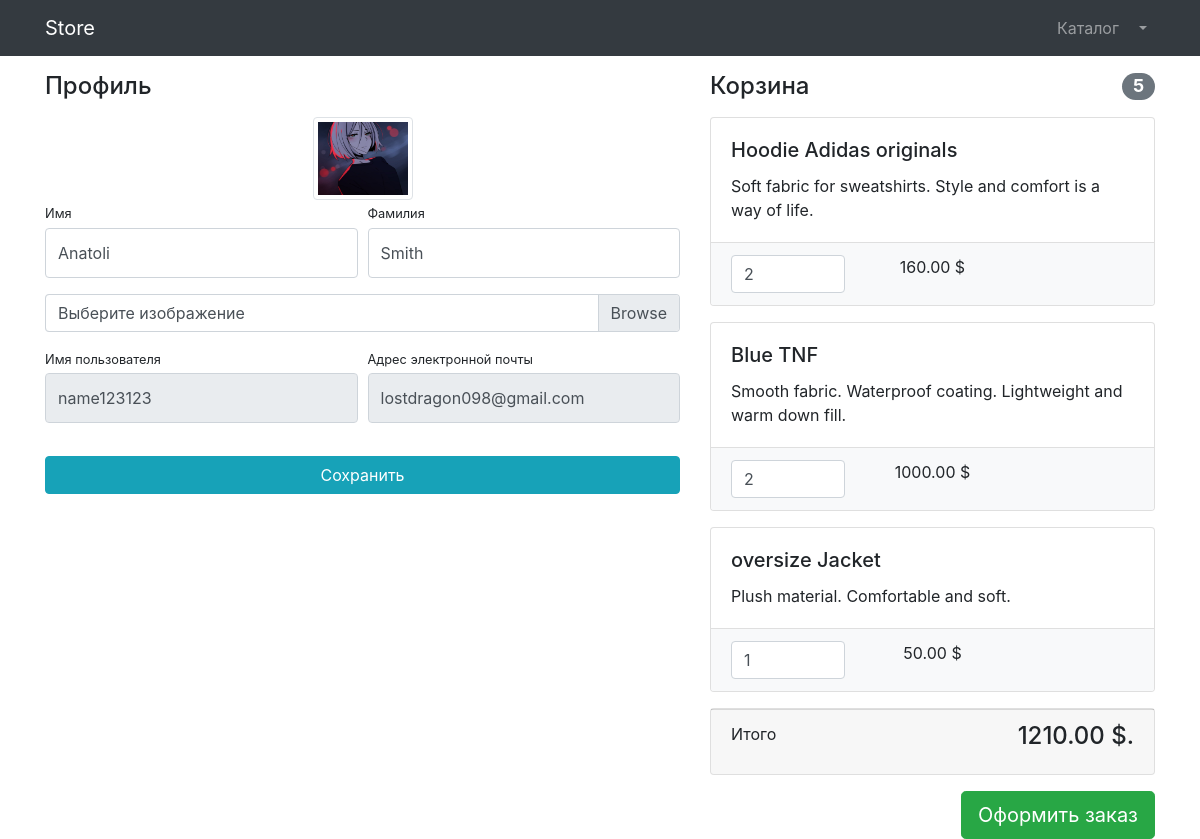
The app's page /users/profile/2/ (signed in), older data.
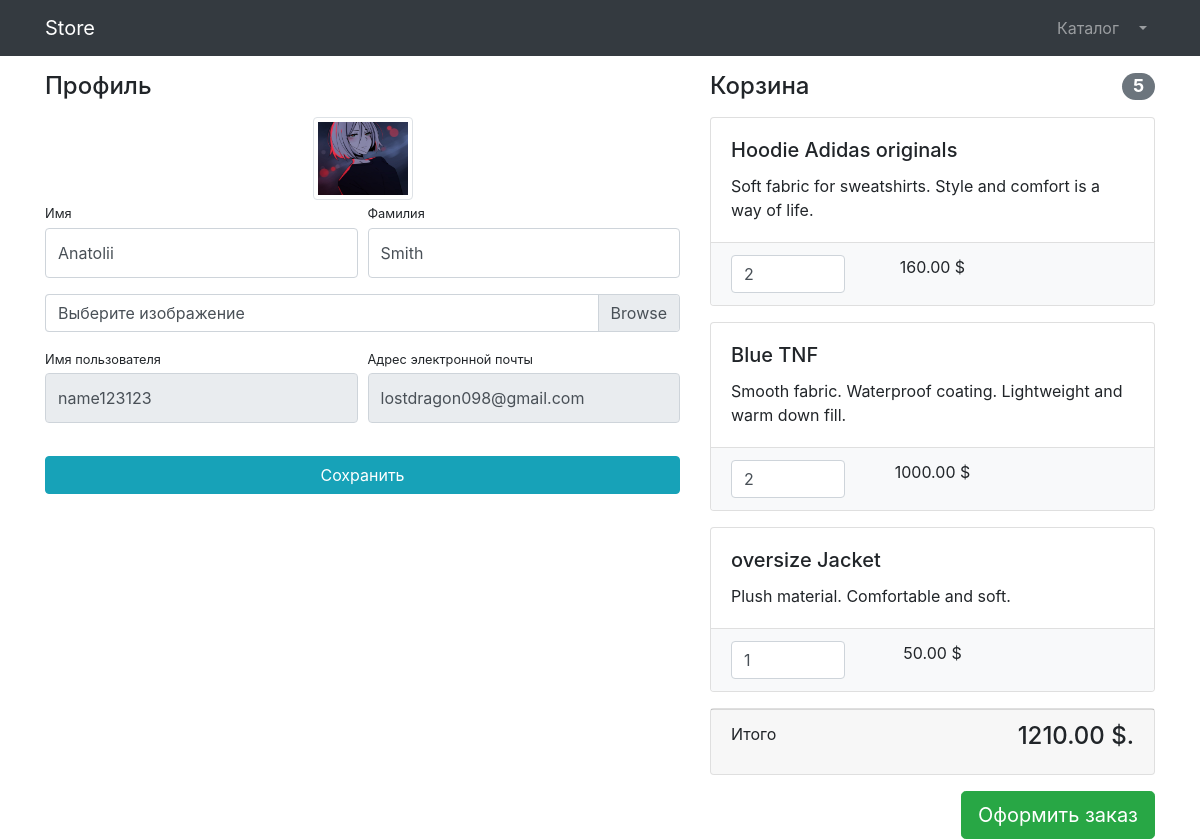
The same page, newer data.
### users/models.py (models this page shows)
class User(AbstractUser):
    image = models.ImageField(upload_to='users_images', null=True, blank=True)
    is_verified_email = models.BooleanField(default=False)

### users/views.py (the view, shortened to what this page needs)
# urls.py: path('profile/<int:pk>/', login_required(UserProfileView.as_view()), name='profile'),
class UserProfileView(TitleMixin, UpdateView):
    model = User
    form_class = UserProfileForm
    template_name = 'users/profile.html'
    success_url = reverse_lazy('users:profile')
    title = 'Store - Profile'
    def get_context_data(self, **kwargs):
        context = super(UserProfileView, self).get_context_data()
        context['baskets'] = Basket.objects.filter(user=self.object)
        return context

### users/forms.py
class UserProfileForm(UserChangeForm):
    first_name = forms.CharField(widget=forms.TextInput(attrs={'class': 'form-control py-4'}))
    last_name = forms.CharField(widget=forms.TextInput(attrs={'class': 'form-control py-4'}))
    image = forms.ImageField(widget=forms.FileInput(attrs={'class': 'custom-file-label'}), required=False)
    username = forms.CharField(widget=forms.TextInput(attrs={'class': 'form-control py-4', 'readonly': True}))
    email = forms.EmailField(widget=forms.EmailInput(attrs={'class': 'form-control py-4', 'readonly': True}))
    class Meta:
        model = User
        fields = ('first_name', 'last_name', 'image', 'username', 'email')

### common/views.py (called while the page is built)
    def get_context_data(self, **kwargs):
        context = super(TitleMixin, self).get_context_data(**kwargs)
        context['title'] = self.title
        return context

### products/context_processors.py (called while the page is built)
def baskets(request):
    user = request.user
    return {'baskets': Basket.objects.filter(user=user) if user.is_authenticated else []}

### products/models.py (called while the page is built)
    def total_sum(self):
        return sum(basket.sum() for basket in self)

    def total_quantity(self):
        return sum(basket.quantity for basket in self)

### users/templates/users/profile.html (shortened to what this page needs)
{% extends 'products/base.html' %}
{% load static %}
{% block style %}
    <link href="{% static '/vendor/css/profile.css' %}" rel="stylesheet">
{% endblock %}
{% block content %}
    <div class="container">
    <div class="row">
        <div class="col-lg-7">
            <h4 class="mt-3 mb-3">Профиль</h4>
            <div class="col-lg-12 text-center">
                <img width="100" height="100"
                     src="{% if user.image %} {{ user.image.url }}
                     {% else %}
                     {% static 'vendor/img/users/default_avatar.jpg' %}
                     {% endif %}"
                     class="img-thumbnail">
            </div>
            <form action="{% url 'users:profile' user.id %}" method="post" enctype="multipart/form-data">
                <div class="form-row">
                    <div class="col-lg-6">
                        <div class="form-group">
                            <label class="small mb-1" for="{{ form.first_name.id_for_label }}">Имя</label>
                            {{ form.first_name }}
                        </div>
                    </div>
                    <div class="col-lg-6">
                        <div class="form-group">
                            <label class="small mb-1" for="{{ form.last_name.id_for_label }}">Фамилия</label>
                            {{ form.last_name }}
                        </div>
                    </div>
                </div>
                <div class="form-row mb-2">
                    <div class="col-lg-12">
                        <div class="custom-file">
                            <label class="custom-file-label" for="{{ form.image.id_for_label }}">
                                Выберите изображение
                            </label>
                        </div>
                    </div>
                </div>
                <div class="form-row">
                    <div class="col-lg-6">
                        <label class="small mb-1" for="{{ form.username.id_for_label }}">Имя пользователя</label>
                        {{ form.username }}
                    </div>
                    <div class="col-lg-6">
                        <label class="small mb-1" for="{{ form.email.id_for_label }}">Адрес электронной
                            почты</label>
                        {{ form.email }}
                    </div>
                </div>
                <div class="form-row">
                    <div class="col-lg-12" style="margin-top: 33px;">
                        <input class="btn btn-info btn-block" type="submit" value="Сохранить">
                    </div>
                </div>
            </form>
        </div>
        <div class="col-lg-5">
            {% include 'products/baskets.html' %}
        </div>
    </div>
</div>
{% endblock %}

Row changes from the older to the newer data that the page shows:
changed User "Smith": first_name "Anatoli" → "Anatolii"
